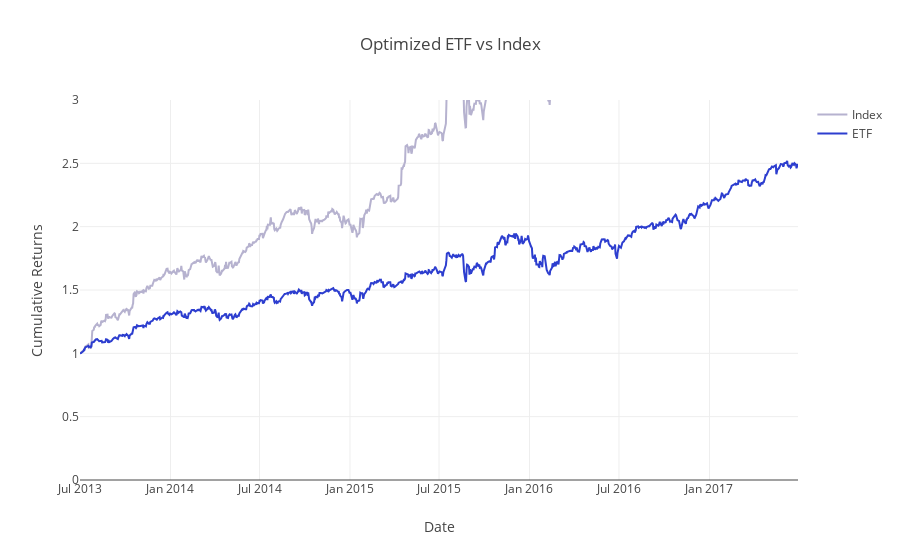

Notebook code for this chart:
### Markdown cell above
With our ETF weights built, let's compare it to the index. Run the next cell to calculate the ETF returns and compare it to the index returns.

### Code cell
optim_etf_returns = generate_weighted_returns(returns, optimal_single_rebalance_etf_weights)
optim_etf_cumulative_returns = calculate_cumulative_returns(optim_etf_returns)
project_helper.plot_benchmark_returns(index_weighted_cumulative_returns, optim_etf_cumulative_returns, 'Optimized ETF vs Index')

optim_etf_tracking_error = tracking_error(np.sum(index_weighted_returns, 1), np.sum(optim_etf_returns, 1))
print('Optimized ETF Tracking Error: {}'.format(optim_etf_tracking_error))

### Figure 1 — Plotly figure (JSON) as saved in the notebook; plotly's stock layout.template omitted (floating-point values rounded to 4 significant figures; data arrays with more than 128 entries replaced by an {"elided": "..."} marker saying what was removed)
{"data": [{"line": {"color": "#B6B2CF"}, "name": "Index", "type": "scatter", "uid": "54f2a0d3-6f3d-4504-91c6-06b114e2b8cd", "x": {"elided": "1009 str values"}, "y": {"elided": "1009 float values"}}, {"line": {"color": "#2D3ECF"}, "name": "ETF", "type": "scatter", "uid": "1a6286fe-631a-4b1a-8640-6277d7cf80ce", "x": {"elided": "1009 str values"}, "y": {"elided": "1009 float values"}}], "layout": {"title": {"text": "Optimized ETF vs Index"}, "xaxis": {"title": {"text": "Date"}}, "yaxis": {"range": [0, 3], "title": {"text": "Cumulative Returns"}}}}
